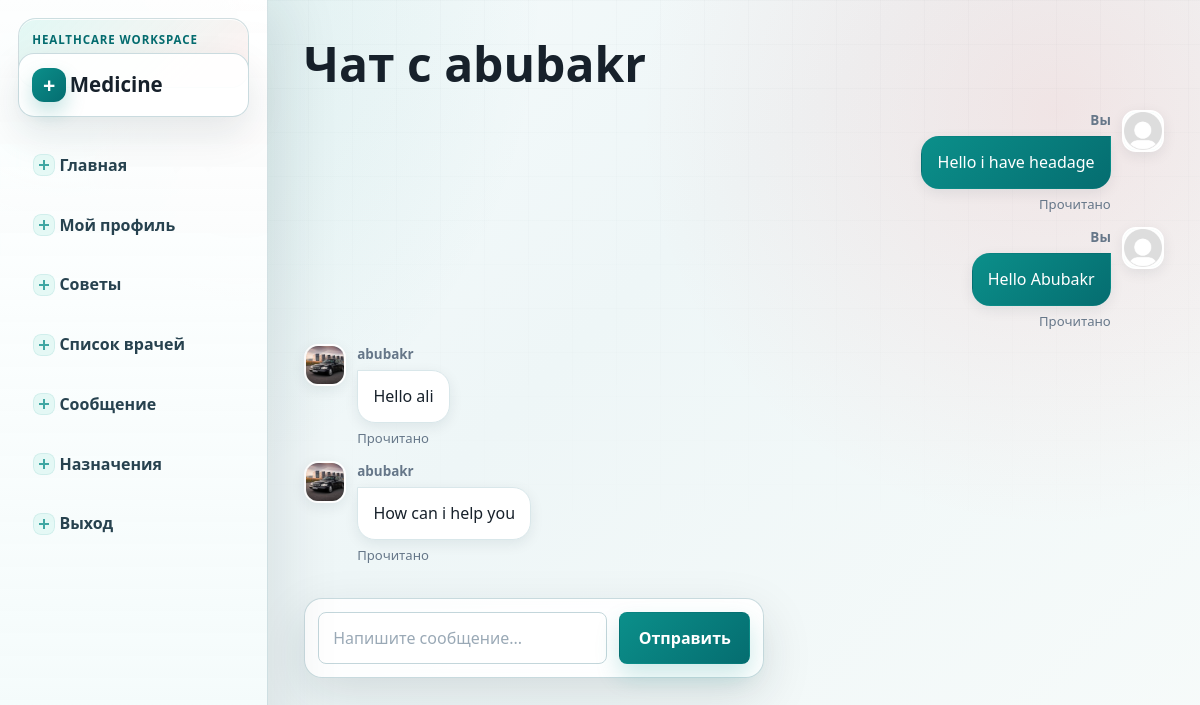
The app's page /chat/send_message/2 (signed in) with its own data.
### accounts/models.py (models this page shows, shortened)
class User(AbstractUser):
    ROLE_CHOICES = (
        ('patient', 'Patient'),
        ('doctor', 'Doctor'),
        ('admin', 'Admin'),
    )
    role = models.CharField(
        max_length=20,
        choices=ROLE_CHOICES
    )
    phone = models.CharField(
        max_length=20,
        unique=True
    )
    age=models.PositiveIntegerField()
    city = models.CharField(max_length=50, blank=True)

class Profile(models.Model):
    ROLE_CHOICES = (
        ('patient', 'Patient'),
        ('doctor', 'Doctor'),
        ('admin', 'Admin'),
    )
    user=models.OneToOneField(settings.AUTH_USER_MODEL,on_delete=models.CASCADE,related_name='profile')
    age=models.PositiveIntegerField(null=True,blank=True)
    role = models.CharField(max_length=20, choices=ROLE_CHOICES, default='patient')
    phone=models.CharField(max_length=14,blank=True)
    city = models.CharField(max_length=50, blank=True)
    photo=models.ImageField(upload_to='users/',blank=True,null=True)

### chat/models.py (models this page shows, shortened)
class Direct(models.Model):
    sender=models.ForeignKey(User,on_delete=models.CASCADE,related_name='send_messages')
    receiner=models.ForeignKey(User,on_delete=models.CASCADE,related_name='received_messages')
    text=models.TextField()
    created_at=models.DateTimeField(auto_now_add=True)
    is_readed=models.BooleanField(default=False)

### chat/views.py (the view, shortened to what this page needs)
# urls.py: path('send_message/<int:pk>',views.send_message,name='send_message'),
@login_required(login_url='login')
def send_message(request,pk):
    ptn=get_object_or_404(User,pk=pk)
    message=Direct.objects.filter(
        Q(sender=request.user, receiner=ptn) |
        Q(sender=ptn, receiner=request.user)
    ).order_by("created_at")
    message.filter(receiner=request.user, is_readed=False).update(is_readed=True)
    return render(request,'chat/send_message.html',{"messages":message,"profile":ptn})

### templates/chat/send_message.html (shortened to what this page needs)
{% extends "accounts/base.html" %}
{% block main %}
<h1>Чат с {{ profile.username }}</h1>
<ul class="chat-list dm-messages">
    {% for i in messages %}
        <li class="chat-message {% if i.sender == request.user %}msg-own{% else %}msg-other{% endif %}">
            <div class="msg-avatar">
                {% if i.sender.profile.photo %}
                    <img src="{{ i.sender.profile.photo.url }}" alt="">
                {% else %}
                    <img src="/media/user.png" alt="">
                {% endif %}
            </div>
            <div class="msg-body">
                <div class="msg-meta">
                    <b>
                        {% if i.sender == request.user %}
                            Вы
                        {% else %}
                            {{ i.sender.username }}
                        {% endif %}
                    </b>
                </div>
                <div class="msg-bubble">
                    <p>{{ i.text }}</p>
                </div>
                <div class="msg-read">
                    {% if i.is_readed %}
                        Прочитано
                    {% else %}
                        Не прочитано
                    {% endif %}
                </div>
            </div>
        </li>
    {% empty %}
        <p class="muted">Сообщений нет</p>
    {% endfor %}
</ul>
<form class="chat-form chat-form-inline" action="" method="post">
    <input class="chat-input" type="text" placeholder="Напишите сообщение..." name="text">
    <button class="chat-send" type="submit">Отправить</button>
</form>
{% endblock %}

### records on screen
User: username "abubakr"
Direct: shows "Вы", text "Hello i have headage", is_readed "Прочитано"
Direct: shows "Вы", text "Hello Abubakr", is_readed "Прочитано"
Direct: sender.profile.photo (picture), sender.username "abubakr", text "Hello ali", is_readed "Прочитано"
Direct: sender.profile.photo (picture), sender.username "abubakr", text "How can i help you", is_readed "Прочитано"
